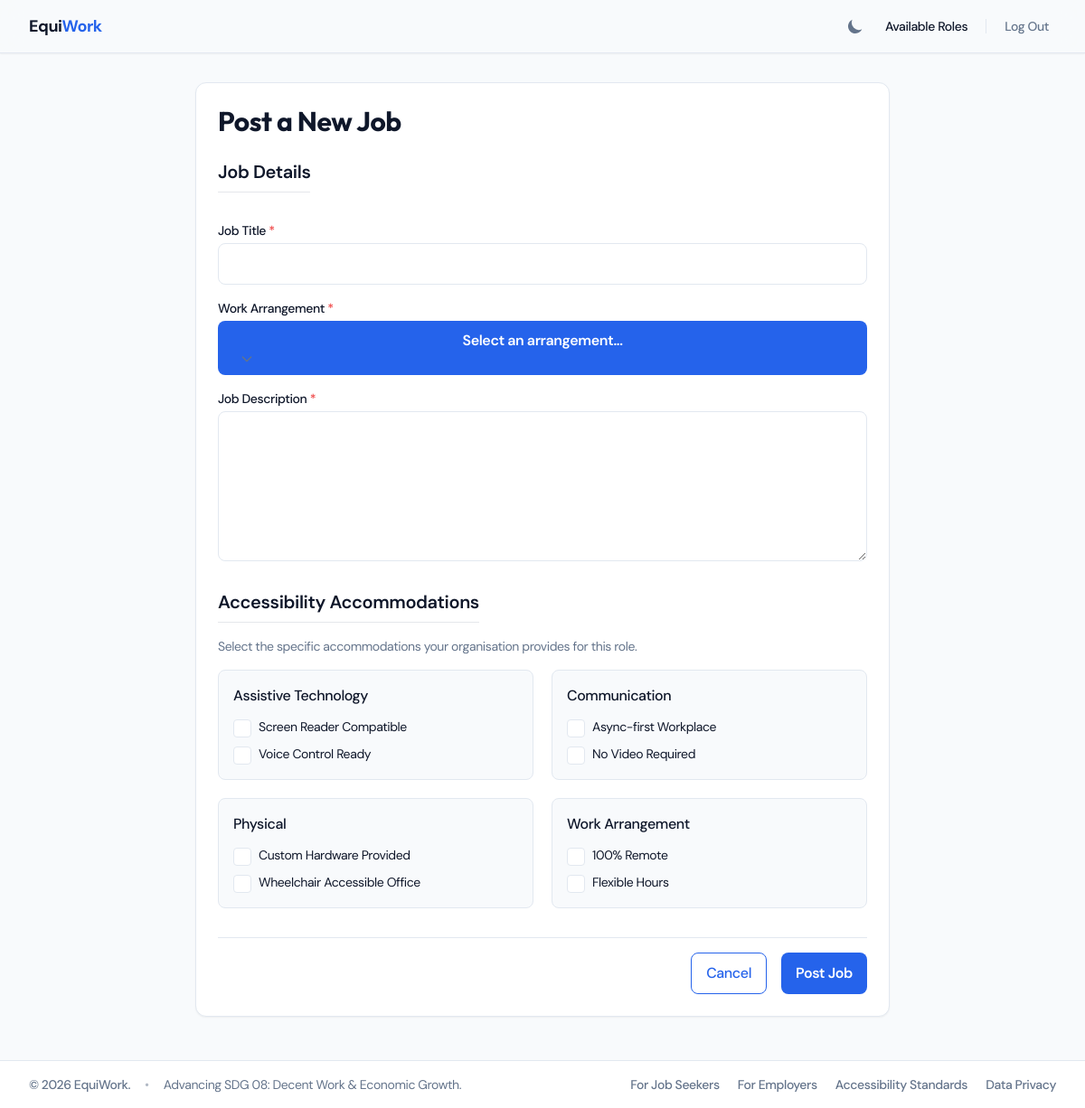
The app's page /post_job.php (signed in) with its own data.
### tables this page shows
CREATE TABLE `accommodations` (
  `accommodation_id` int(11) NOT NULL AUTO_INCREMENT,
  `name` varchar(150) NOT NULL,
  `category` varchar(100) NOT NULL,
  PRIMARY KEY (`accommodation_id`),
  UNIQUE KEY `name` (`name`),
  KEY `idx_category` (`category`)
);

### post_job.php (the view, shortened to what this page needs)
<?php
require_once 'includes/db.php';
$accQuery = "SELECT * FROM accommodations ORDER BY category, name";
$accResult = $conn->query($accQuery);
$accommodations = [];
if ($accResult && $accResult->num_rows > 0) {
    while ($row = $accResult->fetch_assoc()) {
        $accommodations[$row['category']][] = $row;
    }
}
require_once 'includes/header.php';
?>
<div class="max-w-3xl mx-auto mt-6 md:mt-8 mb-8 md:mb-12 bg-surface border border-border rounded-xl shadow-sm p-4 md:p-6 transition-all duration-300 ease-in-out">
    <h1 class="text-2xl md:text-3xl font-bold text-text mb-4 md:mb-6 font-heading">Post a New Job</h1>
    <form action="<?php echo BASE_URL; ?>actions/process_post_job.php" method="POST" id="postJobForm" novalidate>
        <fieldset class="mb-5 md:mb-6 space-y-3 md:space-y-4">
            <legend class="text-xl font-semibold text-text mb-4 border-b pb-2">Job Details</legend>
            <div>
                <label for="title" class="block text-sm font-medium text-text mb-1">Job Title <span class="text-red-500">*</span></label>
                <input type="text" id="title" name="title" required
                       class="w-full border border-border rounded-lg px-4 py-2.5 focus:ring-2 focus:ring-accent focus:border-transparent bg-surface text-text transition-colors duration-150"
                       aria-describedby="titleError">
            </div>
            <div>
                <label for="location_type" class="block text-sm font-medium text-text mb-1">Work Arrangement <span class="text-red-500">*</span></label>
                <div class="custom-select-container relative w-full" data-name="location_type">
                    <button type="button" class="w-full bg-accent text-white px-4 py-2.5 min-w-[44px] rounded-lg font-semibold active:scale-95 transition-all duration-300 ease-in-out hover:opacity-80 focus:outline-none focus:ring-2 focus:ring-accent/50" aria-haspopup="listbox" aria-expanded="false" aria-describedby="locationError">
                        <span class="custom-select-text">Select an arrangement...</span>
                        <svg aria-hidden="true" class="w-4 h-4 ml-2 text-muted pointer-events-none" fill="none" stroke="currentColor" viewBox="0 0 24 24"><path stroke-linecap="round" stroke-linejoin="round" stroke-width="2" d="M19 9l-7 7-7-7"></path></svg>
                    </button>
                </div>
            </div>
            <div>
                <label for="description" class="block text-sm font-medium text-text mb-1">Job Description <span class="text-red-500">*</span></label>
                <textarea id="description" name="description" rows="6" required
                          class="w-full border border-border rounded-lg px-4 py-2.5 focus:ring-2 focus:ring-accent focus:border-transparent bg-surface text-text transition-colors duration-150"
                          aria-describedby="descriptionError"></textarea>
            </div>
        </fieldset>
        <fieldset class="mb-6 md:mb-8">
            <legend class="text-xl font-semibold text-text mb-4 border-b pb-2">Accessibility Accommodations</legend>
            <p class="text-sm text-muted mb-4">Select the specific accommodations your organisation provides for this role.</p>
            <?php if (!empty($accommodations)): ?>
                <div class="grid grid-cols-1 md:grid-cols-2 gap-4 sm:gap-5">
                <?php foreach ($accommodations as $category => $items): ?>
                    <div class="bg-bg p-4 rounded-lg border border-border">
                        <h3 class="font-medium text-text mb-3"><?php echo htmlspecialchars($category, ENT_QUOTES, 'UTF-8'); ?></h3>
                        <div class="space-y-2">
                        <?php foreach ($items as $item): ?>
                            <div class="flex items-start custom-checkbox-container cursor-pointer focus:outline-none focus:ring-4 focus:ring-accent/50 rounded" role="checkbox" aria-checked="false" tabindex="0">
                                <div class="checkbox-box w-5 h-5 flex-shrink-0 border border-border bg-surface rounded flex items-center justify-center transition-colors pointer-events-none mt-0.5">
                                </div>
                                <span class="ml-2 text-sm text-text pointer-events-none select-none">
                                    <?php echo htmlspecialchars($item['name'], ENT_QUOTES, 'UTF-8'); ?>
                                </span>
                            </div>
                        <?php endforeach; ?>
                        </div>
                    </div>
                <?php endforeach; ?>
                </div>
            <?php else: ?>
                <p class="text-muted italic">No accommodations configured in the system yet.</p>
            <?php endif; ?>
        </fieldset>
        <div class="flex justify-end gap-3 sm:gap-4 mt-6 md:mt-8 pt-4 border-t border-border">
            <a href="<?php echo BASE_URL; ?>jobs.php" class="px-4 py-2.5 min-w-[44px] rounded-lg border border-accent text-accent focus:ring-2 focus:ring-accent/50 focus:outline-none transition-all duration-300 ease-in-out hover:opacity-80 font-medium">
                Cancel
            </a>
            <button type="submit"
                    class="bg-accent text-white px-4 py-2.5 min-w-[44px] rounded-lg font-semibold active:scale-95 transition-all duration-300 ease-in-out hover:opacity-80 focus:outline-none focus:ring-2 focus:ring-accent/50">
                Post Job
            </button>
        </div>
    </form>
</div>
<?php require_once 'includes/footer.php'; ?>

### includes/header.php (style rules this page uses)
:root { --color-bg: 248 250 252; --color-surface: 255 255 255; --color-border: 226 232 240; --color-text: 15 23 42; --color-muted: 100 116 139; --color-accent: 37 99 235; --color-accent-hover: 29 78 216; }

### records on screen
accommodations: name "Screen Reader Compatible"
accommodations: name "Voice Control Ready"
accommodations: name "Async-first Workplace"
accommodations: name "No Video Required"
accommodations: name "Custom Hardware Provided"
accommodations: name "Wheelchair Accessible Office"
accommodations: name "100% Remote"
accommodations: name "Flexible Hours"

### other values on screen
$category "Assistive Technology"
$category "Communication"
$category "Physical"
$category "Work Arrangement"
